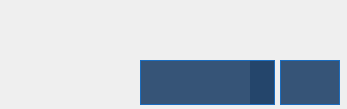
<?xml version="1.0" encoding="UTF-8"?>
<ui version="4.0">
 <class>SettingsForm</class>
 <widget class="QWidget" name="SettingsForm">
  <property name="windowModality">
   <enum>Qt::WindowModal</enum>
  </property>
  <property name="geometry">
   <rect>
    <x>0</x>
    <y>0</y>
    <width>347</width>
    <height>109</height>
   </rect>
  </property>
  <property name="sizePolicy">
   <sizepolicy hsizetype="Expanding" vsizetype="Preferred">
    <horstretch>0</horstretch>
    <verstretch>0</verstretch>
   </sizepolicy>
  </property>
  <property name="windowTitle">
   <string>Form</string>
  </property>
  <property name="windowOpacity">
   <double>1.000000000000000</double>
  </property>
  <property name="autoFillBackground">
   <bool>false</bool>
  </property>
  <property name="styleSheet">
   <string notr="true">QWidget {
    border-radius: 0px;
}
#formFrame{
	border:0px solid rgba(255,255,255, 0.5);
    background-color: rgba(50,50,50, 0.0);
    border-radius: 5px;
}

#hostnamelabel {
	color: white;
	font-size:14px;
    font:bold italic;
}

QComboBox,
QPushButton {
    color:#dfe3e8;
	font-size:12px;
   	font: &quot;Nimbus Sans L Regular&quot;;
    border: 2px #dfe3e8;
    background-color:rgba(33, 67, 106, 0.9);
	border: 1px solid  #1B6CBD;
}


QTextEdit {
    color:white;
	font-size:12px;
	font: &quot;Nimbus Sans L Regular&quot;;
    border: 2px #dfe3e8;
    background-color: rgba(255,255,255, 0.3);
}


QComboBox::drop-down {
	color:#dfe3e8;
    border:none;
    width: 24px;
    text-align: right;
	font: &quot;Nimbus Sans L Regular&quot;;
	background-color: rgba(33, 67, 106, 0.9);
}

QComboBox QAbstractItemView
{
	color:#dfe3e8;
    border:none;
    width: 24px;
    text-align: right;
	font: &quot;Nimbus Sans L Regular&quot;;
	background-color: #1B6CBD;
}


QComboBox::down-arrow {
    image: url(:/resources/dropdown.svg);
	color:black;
}
</string>
  </property>
  <layout class="QVBoxLayout" name="verticalLayout">
   <property name="leftMargin">
    <number>0</number>
   </property>
   <property name="topMargin">
    <number>0</number>
   </property>
   <property name="rightMargin">
    <number>0</number>
   </property>
   <property name="bottomMargin">
    <number>0</number>
   </property>
   <item>
    <widget class="QFrame" name="formFrame">
     <property name="sizePolicy">
      <sizepolicy hsizetype="Expanding" vsizetype="Expanding">
       <horstretch>0</horstretch>
       <verstretch>0</verstretch>
      </sizepolicy>
     </property>
     <property name="minimumSize">
      <size>
       <width>0</width>
       <height>0</height>
      </size>
     </property>
     <property name="frameShape">
      <enum>QFrame::Box</enum>
     </property>
     <property name="frameShadow">
      <enum>QFrame::Plain</enum>
     </property>
     <property name="lineWidth">
      <number>0</number>
     </property>
     <widget class="QComboBox" name="kybrdcomboBox">
      <property name="geometry">
       <rect>
        <x>140</x>
        <y>60</y>
        <width>135</width>
        <height>45</height>
       </rect>
      </property>
      <property name="sizePolicy">
       <sizepolicy hsizetype="Preferred" vsizetype="Expanding">
        <horstretch>0</horstretch>
        <verstretch>0</verstretch>
       </sizepolicy>
      </property>
      <property name="minimumSize">
       <size>
        <width>40</width>
        <height>20</height>
       </size>
      </property>
      <property name="palette">
       <palette>
        <active>
         <colorrole role="WindowText">
          <brush brushstyle="SolidPattern">
           <color alpha="255">
            <red>223</red>
            <green>227</green>
            <blue>232</blue>
           </color>
          </brush>
         </colorrole>
         <colorrole role="Button">
          <brush brushstyle="SolidPattern">
           <color alpha="229">
            <red>33</red>
            <green>67</green>
            <blue>106</blue>
           </color>
          </brush>
         </colorrole>
         <colorrole role="Text">
          <brush brushstyle="SolidPattern">
           <color alpha="255">
            <red>223</red>
            <green>227</green>
            <blue>232</blue>
           </color>
          </brush>
         </colorrole>
         <colorrole role="ButtonText">
          <brush brushstyle="SolidPattern">
           <color alpha="255">
            <red>223</red>
            <green>227</green>
            <blue>232</blue>
           </color>
          </brush>
         </colorrole>
         <colorrole role="Base">
          <brush brushstyle="SolidPattern">
           <color alpha="229">
            <red>33</red>
            <green>67</green>
            <blue>106</blue>
           </color>
          </brush>
         </colorrole>
         <colorrole role="Window">
          <brush brushstyle="SolidPattern">
           <color alpha="229">
            <red>33</red>
            <green>67</green>
            <blue>106</blue>
           </color>
          </brush>
         </colorrole>
        </active>
        <inactive>
         <colorrole role="WindowText">
          <brush brushstyle="SolidPattern">
           <color alpha="255">
            <red>223</red>
            <green>227</green>
            <blue>232</blue>
           </color>
          </brush>
         </colorrole>
         <colorrole role="Button">
          <brush brushstyle="SolidPattern">
           <color alpha="229">
            <red>33</red>
            <green>67</green>
            <blue>106</blue>
           </color>
          </brush>
         </colorrole>
         <colorrole role="Text">
          <brush brushstyle="SolidPattern">
           <color alpha="255">
            <red>223</red>
            <green>227</green>
            <blue>232</blue>
           </color>
          </brush>
         </colorrole>
         <colorrole role="ButtonText">
          <brush brushstyle="SolidPattern">
           <color alpha="255">
            <red>223</red>
            <green>227</green>
            <blue>232</blue>
           </color>
          </brush>
         </colorrole>
         <colorrole role="Base">
          <brush brushstyle="SolidPattern">
           <color alpha="229">
            <red>33</red>
            <green>67</green>
            <blue>106</blue>
           </color>
          </brush>
         </colorrole>
         <colorrole role="Window">
          <brush brushstyle="SolidPattern">
           <color alpha="229">
            <red>33</red>
            <green>67</green>
            <blue>106</blue>
           </color>
          </brush>
         </colorrole>
        </inactive>
        <disabled>
         <colorrole role="WindowText">
          <brush brushstyle="SolidPattern">
           <color alpha="255">
            <red>223</red>
            <green>227</green>
            <blue>232</blue>
           </color>
          </brush>
         </colorrole>
         <colorrole role="Button">
          <brush brushstyle="SolidPattern">
           <color alpha="229">
            <red>33</red>
            <green>67</green>
            <blue>106</blue>
           </color>
          </brush>
         </colorrole>
         <colorrole role="Text">
          <brush brushstyle="SolidPattern">
           <color alpha="255">
            <red>223</red>
            <green>227</green>
            <blue>232</blue>
           </color>
          </brush>
         </colorrole>
         <colorrole role="ButtonText">
          <brush brushstyle="SolidPattern">
           <color alpha="255">
            <red>223</red>
            <green>227</green>
            <blue>232</blue>
           </color>
          </brush>
         </colorrole>
         <colorrole role="Base">
          <brush brushstyle="SolidPattern">
           <color alpha="229">
            <red>33</red>
            <green>67</green>
            <blue>106</blue>
           </color>
          </brush>
         </colorrole>
         <colorrole role="Window">
          <brush brushstyle="SolidPattern">
           <color alpha="229">
            <red>33</red>
            <green>67</green>
            <blue>106</blue>
           </color>
          </brush>
         </colorrole>
        </disabled>
       </palette>
      </property>
      <property name="font">
       <font>
        <pointsize>-1</pointsize>
        <weight>50</weight>
        <italic>false</italic>
        <bold>false</bold>
       </font>
      </property>
      <property name="focusPolicy">
       <enum>Qt::NoFocus</enum>
      </property>
      <property name="editable">
       <bool>false</bool>
      </property>
      <property name="currentText">
       <string/>
      </property>
      <property name="currentIndex">
       <number>-1</number>
      </property>
      <property name="insertPolicy">
       <enum>QComboBox::InsertAtBottom</enum>
      </property>
      <property name="sizeAdjustPolicy">
       <enum>QComboBox::AdjustToContentsOnFirstShow</enum>
      </property>
      <property name="minimumContentsLength">
       <number>0</number>
      </property>
      <property name="iconSize">
       <size>
        <width>30</width>
        <height>30</height>
       </size>
      </property>
      <property name="frame">
       <bool>false</bool>
      </property>
     </widget>
     <widget class="QPushButton" name="NwpushButton">
      <property name="geometry">
       <rect>
        <x>280</x>
        <y>60</y>
        <width>60</width>
        <height>45</height>
       </rect>
      </property>
      <property name="sizePolicy">
       <sizepolicy hsizetype="Expanding" vsizetype="Expanding">
        <horstretch>0</horstretch>
        <verstretch>0</verstretch>
       </sizepolicy>
      </property>
      <property name="minimumSize">
       <size>
        <width>20</width>
        <height>20</height>
       </size>
      </property>
      <property name="focusPolicy">
       <enum>Qt::NoFocus</enum>
      </property>
      <property name="toolTip">
       <string/>
      </property>
      <property name="icon">
       <iconset resource="hvl-lightdm-greeter.qrc">
        <normaloff>:/resources/ethernet-off.png</normaloff>:/resources/ethernet-off.png</iconset>
      </property>
      <property name="iconSize">
       <size>
        <width>35</width>
        <height>35</height>
       </size>
      </property>
      <property name="shortcut">
       <string>Ctrl+N</string>
      </property>
      <property name="autoRepeatDelay">
       <number>300</number>
      </property>
      <property name="autoRepeatInterval">
       <number>100</number>
      </property>
     </widget>
     <widget class="QLabel" name="hostnamelabel">
      <property name="geometry">
       <rect>
        <x>140</x>
        <y>10</y>
        <width>201</width>
        <height>41</height>
       </rect>
      </property>
      <property name="text">
       <string/>
      </property>
      <property name="wordWrap">
       <bool>true</bool>
      </property>
     </widget>
    </widget>
   </item>
  </layout>
 </widget>
 <resources>
  <include location="hvl-lightdm-greeter.qrc"/>
 </resources>
 <connections/>
</ui>
